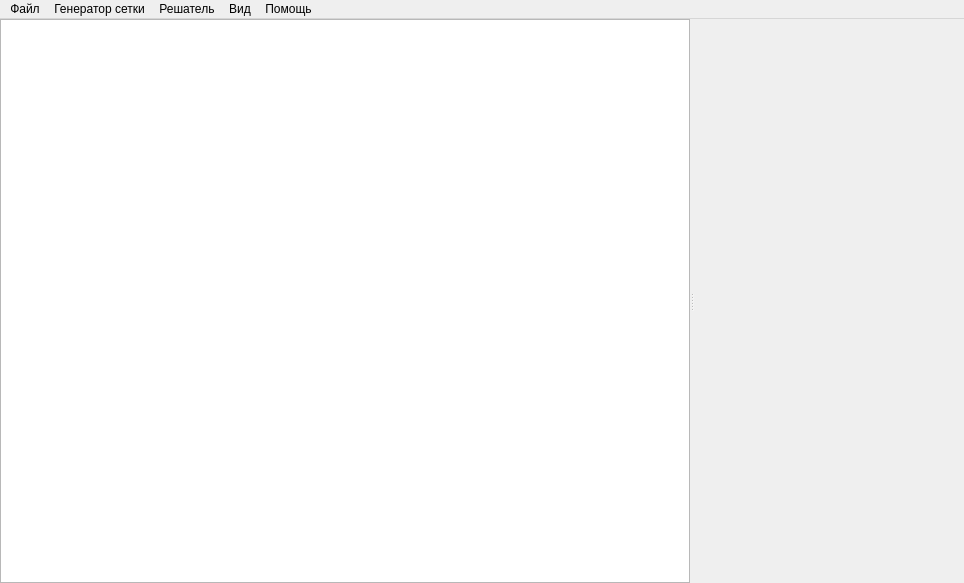
<?xml version="1.0" encoding="UTF-8"?>
<ui version="4.0">
 <class>MainWindow</class>
 <widget class="QMainWindow" name="MainWindow">
  <property name="geometry">
   <rect>
    <x>0</x>
    <y>0</y>
    <width>964</width>
    <height>583</height>
   </rect>
  </property>
  <property name="windowTitle">
   <string>Вычислительная гемодинамика</string>
  </property>
  <property name="windowIcon">
   <iconset resource="../res/Resource.qrc">
    <normaloff>:/Application/icon.png</normaloff>:/Application/icon.png</iconset>
  </property>
  <widget class="QWidget" name="centralwidget">
   <layout class="QVBoxLayout" name="verticalLayout">
    <property name="leftMargin">
     <number>0</number>
    </property>
    <property name="topMargin">
     <number>0</number>
    </property>
    <property name="rightMargin">
     <number>0</number>
    </property>
    <property name="bottomMargin">
     <number>0</number>
    </property>
    <item>
     <widget class="QSplitter" name="splitter">
      <property name="orientation">
       <enum>Qt::Horizontal</enum>
      </property>
      <widget class="QListWidget" name="structList">
       <property name="sizePolicy">
        <sizepolicy hsizetype="Preferred" vsizetype="Preferred">
         <horstretch>0</horstretch>
         <verstretch>0</verstretch>
        </sizepolicy>
       </property>
      </widget>
      <widget class="QVTKOpenGLStereoWidget" name="qvtkWidget" native="true">
       <property name="sizePolicy">
        <sizepolicy hsizetype="Preferred" vsizetype="Preferred">
         <horstretch>0</horstretch>
         <verstretch>0</verstretch>
        </sizepolicy>
       </property>
      </widget>
     </widget>
    </item>
   </layout>
  </widget>
  <widget class="QMenuBar" name="menuBar">
   <property name="geometry">
    <rect>
     <x>0</x>
     <y>0</y>
     <width>964</width>
     <height>21</height>
    </rect>
   </property>
   <widget class="QMenu" name="menuFile">
    <property name="title">
     <string>Файл</string>
    </property>
    <widget class="QMenu" name="menuAdd">
     <property name="title">
      <string>Добавить в проект</string>
     </property>
     <property name="icon">
      <iconset resource="../res/Resource.qrc">
       <normaloff>:/Application/layers.png</normaloff>:/Application/layers.png</iconset>
     </property>
     <addaction name="actionAddModel"/>
     <addaction name="actionAddMesh"/>
    </widget>
    <widget class="QMenu" name="menuExport">
     <property name="title">
      <string>Экспорт</string>
     </property>
     <property name="icon">
      <iconset resource="../res/Resource.qrc">
       <normaloff>:/Application/export.png</normaloff>:/Application/export.png</iconset>
     </property>
     <addaction name="actionSaveAsImage"/>
     <addaction name="actionSaveAsTable"/>
    </widget>
    <addaction name="actionNew"/>
    <addaction name="actionOpen"/>
    <addaction name="actionSave"/>
    <addaction name="separator"/>
    <addaction name="menuAdd"/>
    <addaction name="separator"/>
    <addaction name="menuExport"/>
    <addaction name="separator"/>
    <addaction name="actionGeneralSettings"/>
    <addaction name="actionExit"/>
   </widget>
   <widget class="QMenu" name="menuView">
    <property name="title">
     <string>Вид</string>
    </property>
    <addaction name="actionViewResult"/>
    <addaction name="actionViewMesh"/>
    <addaction name="actionViewModel"/>
    <addaction name="actionReset"/>
   </widget>
   <widget class="QMenu" name="menuHelp">
    <property name="title">
     <string>Помощь</string>
    </property>
    <addaction name="actionAbout"/>
   </widget>
   <widget class="QMenu" name="menuMesh">
    <property name="title">
     <string>Генератор сетки</string>
    </property>
    <addaction name="actionMeshGenerate"/>
    <addaction name="actionMeshSettings"/>
   </widget>
   <widget class="QMenu" name="menuSolver">
    <property name="title">
     <string>Решатель</string>
    </property>
    <addaction name="actionSolve"/>
    <addaction name="actionSolverSettings"/>
   </widget>
   <addaction name="menuFile"/>
   <addaction name="menuMesh"/>
   <addaction name="menuSolver"/>
   <addaction name="menuView"/>
   <addaction name="menuHelp"/>
  </widget>
  <action name="actionAbout">
   <property name="icon">
    <iconset resource="../res/Resource.qrc">
     <normaloff>:/Application/info.png</normaloff>:/Application/info.png</iconset>
   </property>
   <property name="text">
    <string>О программе</string>
   </property>
  </action>
  <action name="actionOpen">
   <property name="icon">
    <iconset resource="../res/Resource.qrc">
     <normaloff>:/Application/open.png</normaloff>:/Application/open.png</iconset>
   </property>
   <property name="text">
    <string>Открыть...</string>
   </property>
  </action>
  <action name="actionSave">
   <property name="icon">
    <iconset resource="../res/Resource.qrc">
     <normaloff>:/Application/save.png</normaloff>:/Application/save.png</iconset>
   </property>
   <property name="text">
    <string>Сохранить...</string>
   </property>
  </action>
  <action name="actionExit">
   <property name="icon">
    <iconset resource="../res/Resource.qrc">
     <normaloff>:/Application/close.png</normaloff>:/Application/close.png</iconset>
   </property>
   <property name="text">
    <string>Выход</string>
   </property>
  </action>
  <action name="actionNew">
   <property name="icon">
    <iconset resource="../res/Resource.qrc">
     <normaloff>:/Application/new.png</normaloff>:/Application/new.png</iconset>
   </property>
   <property name="text">
    <string>Создать...</string>
   </property>
  </action>
  <action name="actionSaveAsImage">
   <property name="icon">
    <iconset resource="../res/Resource.qrc">
     <normaloff>:/Application/image.png</normaloff>:/Application/image.png</iconset>
   </property>
   <property name="text">
    <string>Сохранить как картинку...</string>
   </property>
  </action>
  <action name="actionSaveAsTable">
   <property name="icon">
    <iconset resource="../res/Resource.qrc">
     <normaloff>:/Application/data table.png</normaloff>:/Application/data table.png</iconset>
   </property>
   <property name="text">
    <string>Сохранить как таблицу...</string>
   </property>
  </action>
  <action name="actionViewModel">
   <property name="checkable">
    <bool>true</bool>
   </property>
   <property name="checked">
    <bool>true</bool>
   </property>
   <property name="text">
    <string>Модель</string>
   </property>
  </action>
  <action name="actionViewMesh">
   <property name="checkable">
    <bool>true</bool>
   </property>
   <property name="checked">
    <bool>true</bool>
   </property>
   <property name="text">
    <string>Расчетная сетка</string>
   </property>
  </action>
  <action name="actionViewResult">
   <property name="checkable">
    <bool>true</bool>
   </property>
   <property name="checked">
    <bool>true</bool>
   </property>
   <property name="text">
    <string>Результат</string>
   </property>
  </action>
  <action name="actionReset">
   <property name="icon">
    <iconset resource="../res/Resource.qrc">
     <normaloff>:/Application/reset.png</normaloff>:/Application/reset.png</iconset>
   </property>
   <property name="text">
    <string>Сбросить масштаб</string>
   </property>
  </action>
  <action name="actionAddModel">
   <property name="icon">
    <iconset resource="../res/Resource.qrc">
     <normaloff>:/Application/model.png</normaloff>:/Application/model.png</iconset>
   </property>
   <property name="text">
    <string>Модель...</string>
   </property>
  </action>
  <action name="actionAddMesh">
   <property name="icon">
    <iconset resource="../res/Resource.qrc">
     <normaloff>:/Application/mesh.png</normaloff>:/Application/mesh.png</iconset>
   </property>
   <property name="text">
    <string>Расчётную сетку...</string>
   </property>
  </action>
  <action name="actionMeshGenerate">
   <property name="icon">
    <iconset resource="../res/Resource.qrc">
     <normaloff>:/Application/mesh.png</normaloff>:/Application/mesh.png</iconset>
   </property>
   <property name="text">
    <string>Сгенрировать</string>
   </property>
  </action>
  <action name="actionMeshSettings">
   <property name="icon">
    <iconset resource="../res/Resource.qrc">
     <normaloff>:/Application/settings.png</normaloff>:/Application/settings.png</iconset>
   </property>
   <property name="text">
    <string>Параметры сетки...</string>
   </property>
  </action>
  <action name="actionSolve">
   <property name="icon">
    <iconset resource="../res/Resource.qrc">
     <normaloff>:/Application/solve.png</normaloff>:/Application/solve.png</iconset>
   </property>
   <property name="text">
    <string>Рассчитать</string>
   </property>
  </action>
  <action name="actionSolverSettings">
   <property name="icon">
    <iconset resource="../res/Resource.qrc">
     <normaloff>:/Application/settings.png</normaloff>:/Application/settings.png</iconset>
   </property>
   <property name="text">
    <string>Параметры расчета...</string>
   </property>
  </action>
  <action name="actionGeneralSettings">
   <property name="icon">
    <iconset resource="../res/Resource.qrc">
     <normaloff>:/Application/settings.png</normaloff>:/Application/settings.png</iconset>
   </property>
   <property name="text">
    <string>Параметры...</string>
   </property>
  </action>
 </widget>
 <customwidgets>
  <customwidget>
   <class>QVTKOpenGLStereoWidget</class>
   <extends>QWidget</extends>
   <header>qvtkopenglstereowidget.h</header>
  </customwidget>
 </customwidgets>
 <resources>
  <include location="../res/Resource.qrc"/>
 </resources>
 <connections/>
</ui>
